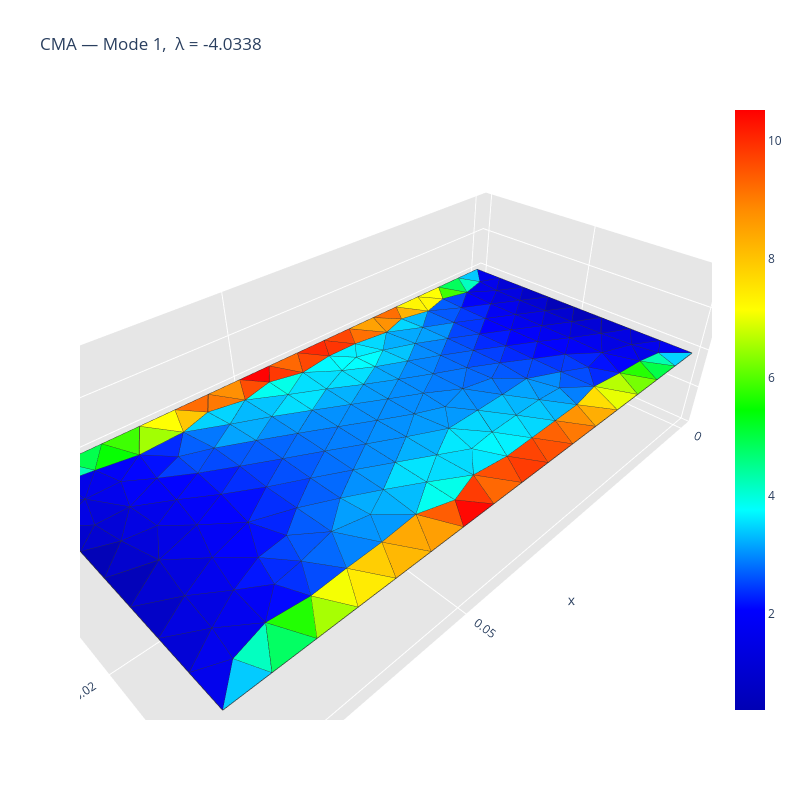
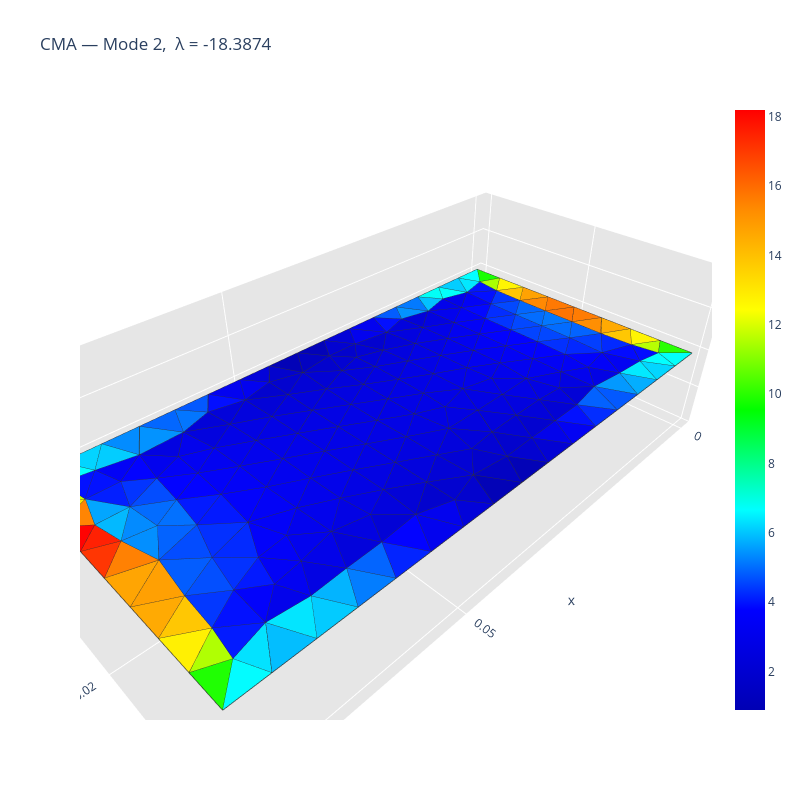
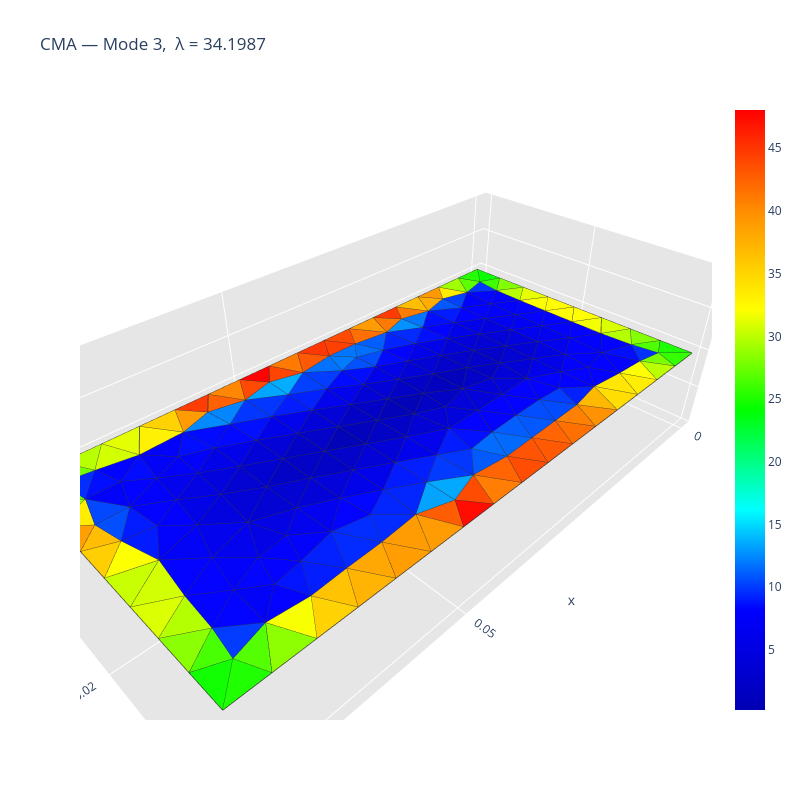
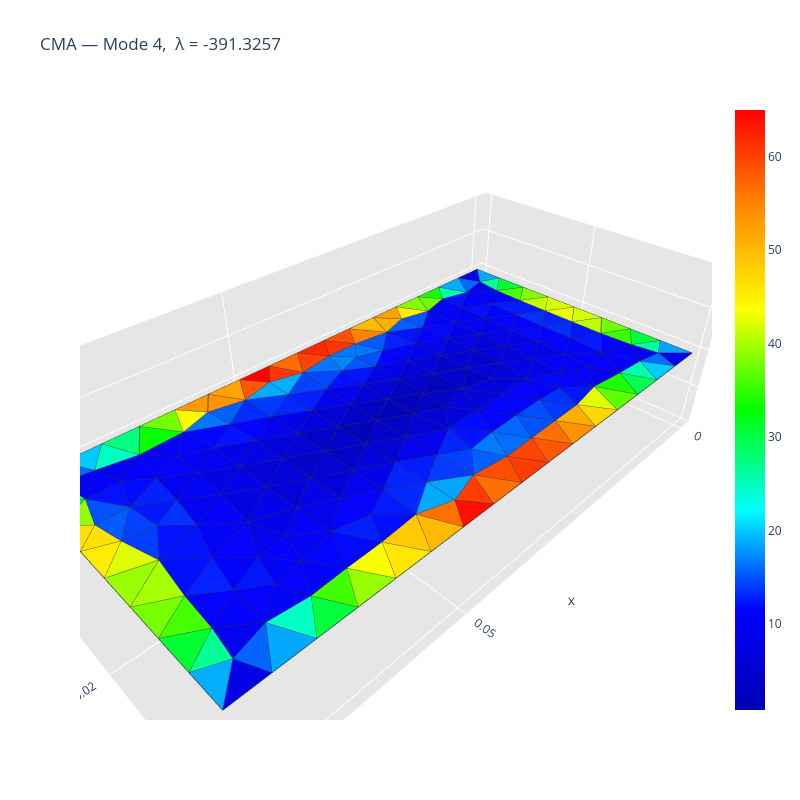

Source (notebook cell) for these figures, in order:
### Code cell
# 4. Characteristic currents of the first 4 modes, at the plate's design frequency
modal_data = cma_algorithm(path, frequency=frequency, n_modes=n_modes_cma,
                           show=True, save_image=True, show_current_arrows=True)

### Figure 1 — Plotly figure (JSON) as saved in the notebook; plotly's stock layout.template omitted (floating-point values rounded to 4 significant figures; data arrays with more than 128 entries replaced by an {"elided": "..."} marker saying what was removed)
{"data": [{"facecolor": {"elided": "312 str values"}, "i": {"elided": "312 int values"}, "j": {"elided": "312 int values"}, "k": {"elided": "312 int values"}, "name": "", "type": "mesh3d", "x": {"elided": "181 float values"}, "y": {"elided": "181 float values"}, "z": {"elided": "181 float values"}}, {"line": {"color": "rgb(50, 50, 50)", "width": 1.5}, "mode": "lines", "showlegend": false, "type": "scatter3d", "x": {"elided": "1560 float values"}, "y": {"elided": "1560 float values"}, "z": {"elided": "1560 int values"}}, {"hoverinfo": "none", "marker": {"color": [0.3724, 10.52], "colorscale": [[0, "rgb(0, 0, 180)"], [0.1667, "rgb(0, 0, 255)"], [0.3333, "rgb(0, 255, 255)"], [0.5, "rgb(0, 255, 0)"], [0.6667, "rgb(255, 255, 0)"], [0.8333, "rgb(255, 140, 0)"], [1, "rgb(255, 0, 0)"]], "showscale": true, "size": 0.1}, "mode": "markers", "showlegend": false, "type": "scatter3d", "x": [0.0], "y": [0.0], "z": [0.0]}], "layout": {"height": 800, "legend": {"bgcolor": "rgba(255,255,255,0.7)", "bordercolor": "lightgray", "borderwidth": 1, "x": 0.2, "xanchor": "left", "y": 0.9, "yanchor": "top"}, "scene": {"aspectratio": {"x": 1, "y": 0.5, "z": 0.3}, "camera": {"eye": {"x": 0.65, "y": 0.65, "z": 0.65}}, "xaxis": {"backgroundcolor": "rgb(230, 230, 230)", "gridcolor": "rgb(255, 255, 255)", "showbackground": true, "zerolinecolor": "rgb(255, 255, 255)"}, "yaxis": {"backgroundcolor": "rgb(230, 230, 230)", "gridcolor": "rgb(255, 255, 255)", "showbackground": true, "zerolinecolor": "rgb(255, 255, 255)"}, "zaxis": {"backgroundcolor": "rgb(230, 230, 230)", "gridcolor": "rgb(255, 255, 255)", "showbackground": true, "zerolinecolor": "rgb(255, 255, 255)"}}, "title": {"text": "CMA — Mode 1,  λ = -4.0338"}, "width": 800}}

### Figure 2 — Plotly figure (JSON) as saved in the notebook; plotly's stock layout.template omitted (floating-point values rounded to 4 significant figures; data arrays with more than 128 entries replaced by an {"elided": "..."} marker saying what was removed)
{"data": [{"facecolor": {"elided": "312 str values"}, "i": {"elided": "312 int values"}, "j": {"elided": "312 int values"}, "k": {"elided": "312 int values"}, "name": "", "type": "mesh3d", "x": {"elided": "181 float values"}, "y": {"elided": "181 float values"}, "z": {"elided": "181 float values"}}, {"line": {"color": "rgb(50, 50, 50)", "width": 1.5}, "mode": "lines", "showlegend": false, "type": "scatter3d", "x": {"elided": "1560 float values"}, "y": {"elided": "1560 float values"}, "z": {"elided": "1560 int values"}}, {"hoverinfo": "none", "marker": {"color": [0.8878, 18.19], "colorscale": [[0, "rgb(0, 0, 180)"], [0.1667, "rgb(0, 0, 255)"], [0.3333, "rgb(0, 255, 255)"], [0.5, "rgb(0, 255, 0)"], [0.6667, "rgb(255, 255, 0)"], [0.8333, "rgb(255, 140, 0)"], [1, "rgb(255, 0, 0)"]], "showscale": true, "size": 0.1}, "mode": "markers", "showlegend": false, "type": "scatter3d", "x": [0.0], "y": [0.0], "z": [0.0]}], "layout": {"height": 800, "legend": {"bgcolor": "rgba(255,255,255,0.7)", "bordercolor": "lightgray", "borderwidth": 1, "x": 0.2, "xanchor": "left", "y": 0.9, "yanchor": "top"}, "scene": {"aspectratio": {"x": 1, "y": 0.5, "z": 0.3}, "camera": {"eye": {"x": 0.65, "y": 0.65, "z": 0.65}}, "xaxis": {"backgroundcolor": "rgb(230, 230, 230)", "gridcolor": "rgb(255, 255, 255)", "showbackground": true, "zerolinecolor": "rgb(255, 255, 255)"}, "yaxis": {"backgroundcolor": "rgb(230, 230, 230)", "gridcolor": "rgb(255, 255, 255)", "showbackground": true, "zerolinecolor": "rgb(255, 255, 255)"}, "zaxis": {"backgroundcolor": "rgb(230, 230, 230)", "gridcolor": "rgb(255, 255, 255)", "showbackground": true, "zerolinecolor": "rgb(255, 255, 255)"}}, "title": {"text": "CMA — Mode 2,  λ = -18.3874"}, "width": 800}}

### Figure 3 — Plotly figure (JSON) as saved in the notebook; plotly's stock layout.template omitted (floating-point values rounded to 4 significant figures; data arrays with more than 128 entries replaced by an {"elided": "..."} marker saying what was removed)
{"data": [{"facecolor": {"elided": "312 str values"}, "i": {"elided": "312 int values"}, "j": {"elided": "312 int values"}, "k": {"elided": "312 int values"}, "name": "", "type": "mesh3d", "x": {"elided": "181 float values"}, "y": {"elided": "181 float values"}, "z": {"elided": "181 float values"}}, {"line": {"color": "rgb(50, 50, 50)", "width": 1.5}, "mode": "lines", "showlegend": false, "type": "scatter3d", "x": {"elided": "1560 float values"}, "y": {"elided": "1560 float values"}, "z": {"elided": "1560 int values"}}, {"hoverinfo": "none", "marker": {"color": [0.2156, 48.05], "colorscale": [[0, "rgb(0, 0, 180)"], [0.1667, "rgb(0, 0, 255)"], [0.3333, "rgb(0, 255, 255)"], [0.5, "rgb(0, 255, 0)"], [0.6667, "rgb(255, 255, 0)"], [0.8333, "rgb(255, 140, 0)"], [1, "rgb(255, 0, 0)"]], "showscale": true, "size": 0.1}, "mode": "markers", "showlegend": false, "type": "scatter3d", "x": [0.0], "y": [0.0], "z": [0.0]}], "layout": {"height": 800, "legend": {"bgcolor": "rgba(255,255,255,0.7)", "bordercolor": "lightgray", "borderwidth": 1, "x": 0.2, "xanchor": "left", "y": 0.9, "yanchor": "top"}, "scene": {"aspectratio": {"x": 1, "y": 0.5, "z": 0.3}, "camera": {"eye": {"x": 0.65, "y": 0.65, "z": 0.65}}, "xaxis": {"backgroundcolor": "rgb(230, 230, 230)", "gridcolor": "rgb(255, 255, 255)", "showbackground": true, "zerolinecolor": "rgb(255, 255, 255)"}, "yaxis": {"backgroundcolor": "rgb(230, 230, 230)", "gridcolor": "rgb(255, 255, 255)", "showbackground": true, "zerolinecolor": "rgb(255, 255, 255)"}, "zaxis": {"backgroundcolor": "rgb(230, 230, 230)", "gridcolor": "rgb(255, 255, 255)", "showbackground": true, "zerolinecolor": "rgb(255, 255, 255)"}}, "title": {"text": "CMA — Mode 3,  λ = 34.1987"}, "width": 800}}

### Figure 4 — Plotly figure (JSON) as saved in the notebook; plotly's stock layout.template omitted (floating-point values rounded to 4 significant figures; data arrays with more than 128 entries replaced by an {"elided": "..."} marker saying what was removed)
{"data": [{"facecolor": {"elided": "312 str values"}, "i": {"elided": "312 int values"}, "j": {"elided": "312 int values"}, "k": {"elided": "312 int values"}, "name": "", "type": "mesh3d", "x": {"elided": "181 float values"}, "y": {"elided": "181 float values"}, "z": {"elided": "181 float values"}}, {"line": {"color": "rgb(50, 50, 50)", "width": 1.5}, "mode": "lines", "showlegend": false, "type": "scatter3d", "x": {"elided": "1560 float values"}, "y": {"elided": "1560 float values"}, "z": {"elided": "1560 int values"}}, {"hoverinfo": "none", "marker": {"color": [0.8119, 65.01], "colorscale": [[0, "rgb(0, 0, 180)"], [0.1667, "rgb(0, 0, 255)"], [0.3333, "rgb(0, 255, 255)"], [0.5, "rgb(0, 255, 0)"], [0.6667, "rgb(255, 255, 0)"], [0.8333, "rgb(255, 140, 0)"], [1, "rgb(255, 0, 0)"]], "showscale": true, "size": 0.1}, "mode": "markers", "showlegend": false, "type": "scatter3d", "x": [0.0], "y": [0.0], "z": [0.0]}], "layout": {"height": 800, "legend": {"bgcolor": "rgba(255,255,255,0.7)", "bordercolor": "lightgray", "borderwidth": 1, "x": 0.2, "xanchor": "left", "y": 0.9, "yanchor": "top"}, "scene": {"aspectratio": {"x": 1, "y": 0.5, "z": 0.3}, "camera": {"eye": {"x": 0.65, "y": 0.65, "z": 0.65}}, "xaxis": {"backgroundcolor": "rgb(230, 230, 230)", "gridcolor": "rgb(255, 255, 255)", "showbackground": true, "zerolinecolor": "rgb(255, 255, 255)"}, "yaxis": {"backgroundcolor": "rgb(230, 230, 230)", "gridcolor": "rgb(255, 255, 255)", "showbackground": true, "zerolinecolor": "rgb(255, 255, 255)"}, "zaxis": {"backgroundcolor": "rgb(230, 230, 230)", "gridcolor": "rgb(255, 255, 255)", "showbackground": true, "zerolinecolor": "rgb(255, 255, 255)"}}, "title": {"text": "CMA — Mode 4,  λ = -391.3257"}, "width": 800}}
